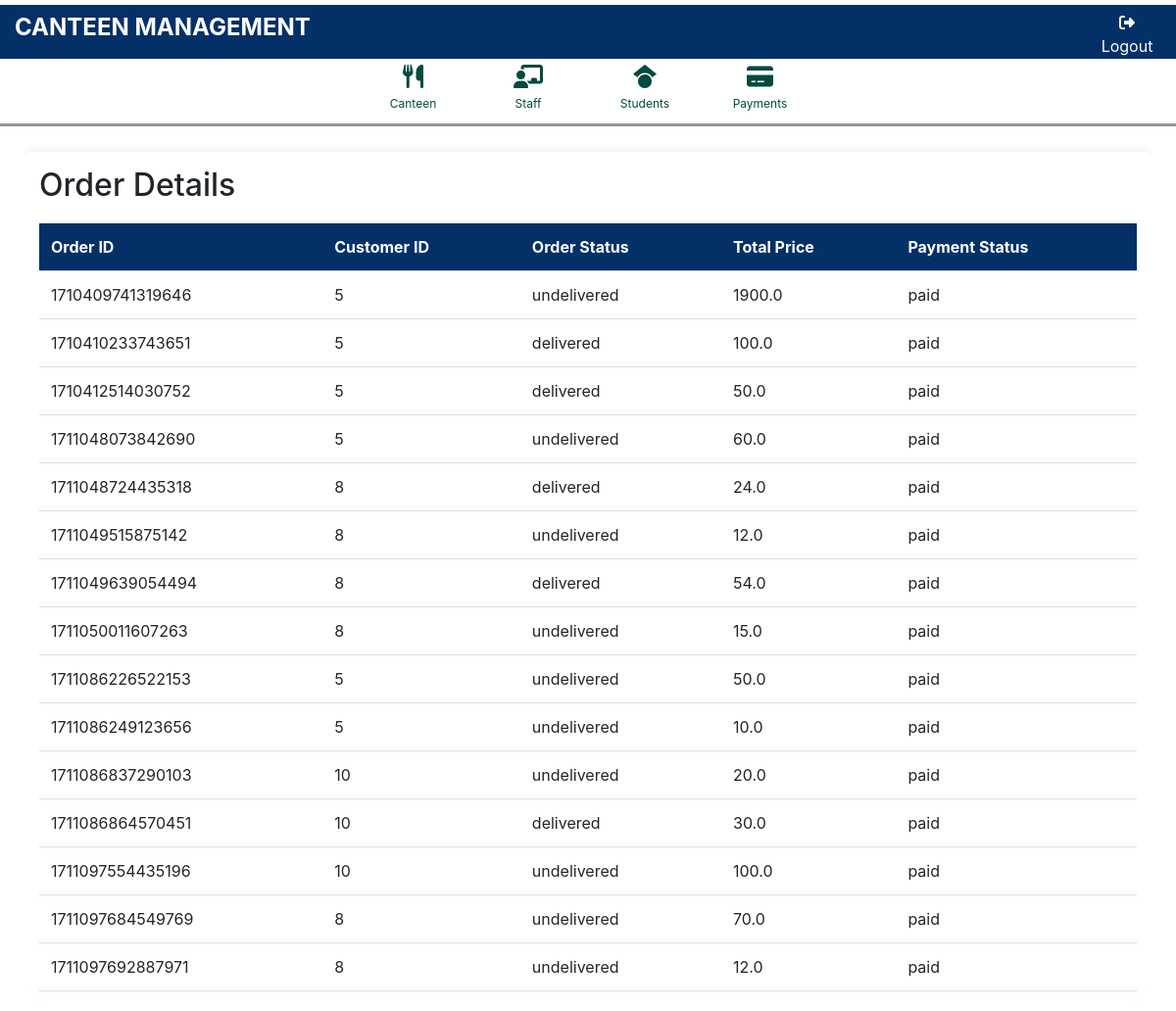
Screenshot of /admin_payment/ with the database file from the repository.
### appcanteen3/models.py (models this page shows)
class OrderPlaced(models.Model):
    user = models.ForeignKey(CustomUser, on_delete=models.CASCADE,related_name='user_orders')
    mcanteen_id = models.IntegerField()
    order_id = models.CharField(max_length=40, null=False, blank=True, default='')
    total_price = models.FloatField()
    payment = models.CharField(max_length=55)
    order_status = models.CharField(max_length=55,default="undelivered")
    order_date = models.DateField()
    order_time = models.TimeField()

### appcanteen3/views.py (the view)
# urls.py: path('admin_payment/', Admin_paymentview.as_view(), name='admin_payment'),
class Admin_paymentview(View):
    def get(self,request):
        payment=OrderPlaced.objects.all()
        return render(request,'admin_payment.html',{'payments':payment})

### templates/admin_payment.html
{% extends "base.html" %}
{% block content %}
    <div class="main-body">
        <div class="dtls">
            <div class="details-table">
                <h2>Order Details</h2>
                <table id="orderTable" class="orderTable">
                    <thead>
                        <tr>
                            <th>Order ID</th>
                            <th>Customer ID</th>
                            <th>Order Status</th>
                            <th>Total Price</th>
                            <th>Payment Status</th>
                        </tr>
                    </thead>
                    <tbody>
                    {% for payment in payments %}
                        <tr>
                            <td>{{ payment.order_id }}</td>
                            <td>{{ payment.user_id }}</td>
                            <td>{{ payment.order_status }}</td>
                            <td>{{ payment.total_price }}</td>
                            <td>{{ payment.payment }}</td>
                        </tr>
                        {% endfor %}
                    </tbody>
                </table>
            </div>
        </div>
    </div>
{% endblock %}

### static/css/styles.css (style rules this page uses)
.dtls { display: flex; margin: 5px 25px; border-radius: 20px; overflow: hidden; }
.details-table { width: 100%; background-color: #fff; border-radius: 8px; padding: 15px; margin-top: 150px; box-shadow: 0 0 10px rgba(0, 0, 0, 0.1); }
.orderTable { width: 100%; border-collapse: collapse; margin-top: 20px; }
.orderTable th,.orderTable td { padding: 12px; text-align: left; border-bottom: 1px solid #ddd; }
.orderTable th { background-color: #033067; color: #fff; }

### rows the page displays
OrderPlaced: order_id "1710409741319646", user_id "5", order_status "undelivered", total_price "1900.0", payment "paid"
OrderPlaced: order_id "1710410233743651", user_id "5", order_status "delivered", total_price "100.0", payment "paid"
OrderPlaced: order_id "1710412514030752", user_id "5", order_status "delivered", total_price "50.0", payment "paid"
OrderPlaced: order_id "1711048073842690", user_id "5", order_status "undelivered", total_price "60.0", payment "paid"
OrderPlaced: order_id "1711048724435318", user_id "8", order_status "delivered", total_price "24.0", payment "paid"
OrderPlaced: order_id "1711049515875142", user_id "8", order_status "undelivered", total_price "12.0", payment "paid"
OrderPlaced: order_id "1711049639054494", user_id "8", order_status "delivered", total_price "54.0", payment "paid"
OrderPlaced: order_id "1711050011607263", user_id "8", order_status "undelivered", total_price "15.0", payment "paid"
OrderPlaced: order_id "1711086226522153", user_id "5", order_status "undelivered", total_price "50.0", payment "paid"
OrderPlaced: order_id "1711086249123656", user_id "5", order_status "undelivered", total_price "10.0", payment "paid"
OrderPlaced: order_id "1711086837290103", user_id "10", order_status "undelivered", total_price "20.0", payment "paid"
OrderPlaced: order_id "1711086864570451", user_id "10", order_status "delivered", total_price "30.0", payment "paid"
OrderPlaced: order_id "1711097554435196", user_id "10", order_status "undelivered", total_price "100.0", payment "paid"
OrderPlaced: order_id "1711097684549769", user_id "8", order_status "undelivered", total_price "70.0", payment "paid"
OrderPlaced: order_id "1711097692887971", user_id "8", order_status "undelivered", total_price "12.0", payment "paid"
